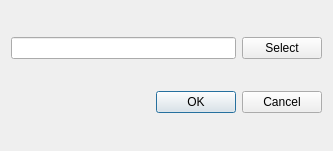
<?xml version="1.0" encoding="UTF-8"?>
<ui version="4.0">
 <class>Dialog</class>
 <widget class="QDialog" name="Dialog">
  <property name="geometry">
   <rect>
    <x>0</x>
    <y>0</y>
    <width>333</width>
    <height>151</height>
   </rect>
  </property>
  <property name="windowTitle">
   <string>Dialog</string>
  </property>
  <layout class="QVBoxLayout" name="verticalLayout">
   <item>
    <layout class="QHBoxLayout" name="horizontalLayout">
     <item>
      <widget class="QLineEdit" name="lineEdit"/>
     </item>
     <item>
      <widget class="QPushButton" name="pushButton">
       <property name="text">
        <string>Select</string>
       </property>
      </widget>
     </item>
    </layout>
   </item>
   <item>
    <widget class="QDialogButtonBox" name="buttonBox">
     <property name="standardButtons">
      <set>QDialogButtonBox::Cancel|QDialogButtonBox::Ok</set>
     </property>
    </widget>
   </item>
  </layout>
 </widget>
 <resources/>
 <connections/>
</ui>
